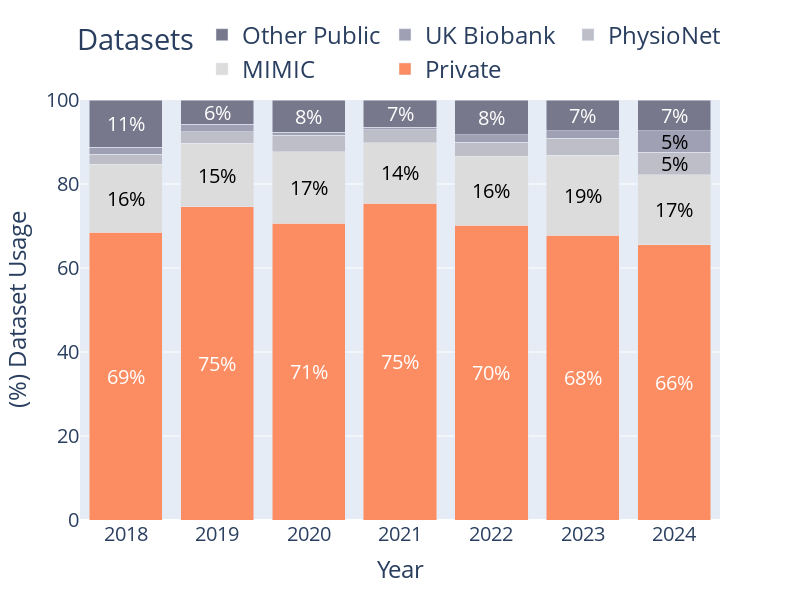

Notebook code cell kept with this figure:
### Code cell
import pandas as pd
import plotly.graph_objects as go
import plotly.express as px

# Updated dataset terms list
dataset_terms = [
    ["MIMIC", "Medical Information Mart for Intensive Care"],
    ["eICU", "eICU Collaborative Research Database"],
    ["UK Biobank"],
    ["Chest X-Ray14", "NIH Chest X-ray"],
    ["ADNI", "Alzheimer's Disease Neuroimaging Initiative"],
    ["PhysioNet"],
    ["OASIS", "Open Access Series of Imaging Studies"],
    ["TCGA", "The Cancer Genome Atlas Program"],
    ["GDC", "Genomic Data Commons"],
    ["SEER", "Surveilance Epidemiology and End Results"],
    ["TUH EEG Corpus", "TUEG"],
    ["TUH Abnormal EEG Corpus", "TUAB"],
    ["TUH EEG Artifact Corpus", "TUAR"],
    ["TUH EEG Epilepsy Corpus", "TUEP"],
    ["TUH EEG Events Corpus", "TUEV"],
    ["TUH EEG Seizure Corpus", "TUSV"],
    ["TUH EEG Slowing Corpus", "TUSL"],
    ["Papers with Code"]  # New dataset
]

def get_dataset_column(term):
    return f"{term[0].lower().replace(' ', '_')}_count"

dataset_columns = [get_dataset_column(term) for term in dataset_terms]

def get_proper_dataset_name(dataset):
    name_map = {
        'mimic_count': 'MIMIC',
        'eicu_count': 'eICU',
        'uk_biobank_count': 'UK Biobank',
        'chest_x-ray14_count': 'Chest X-Ray14',
        'adni_count': 'ADNI',
        'physionet_count': 'PhysioNet',
        'oasis_count': 'OASIS',
        'tcga_count': 'TCGA',
        'gdc_count': 'GDC',
        'seer_count': 'SEER',
        'tuh_eeg_corpus_count': 'TUH EEG Corpus',
        'tuh_abnormal_eeg_corpus_count': 'TUH Abnormal EEG Corpus',
        'tuh_eeg_artifact_corpus_count': 'TUH EEG Artifact Corpus',
        'tuh_eeg_epilepsy_corpus_count': 'TUH EEG Epilepsy Corpus',
        'tuh_eeg_events_corpus_count': 'TUH EEG Events Corpus',
        'tuh_eeg_seizure_corpus_count': 'TUH EEG Seizure Corpus',
        'tuh_eeg_slowing_corpus_count': 'TUH EEG Slowing Corpus',
        'paper_with_code_data_count': 'Papers with Code'
    }
    return name_map.get(dataset, dataset.replace('_count', '').capitalize())

def aggregate_papers_and_datasets(df):
    aggregated_data = {}
    
    # Ensure 'year' column is integer type
    df['year'] = df['year'].astype(int)
    
    for year, group in df.groupby('year'):
        if year not in aggregated_data:
            aggregated_data[year] = {'total_dataset_count': 0, 'datasets': {}, 'no_dataset_count': 0}
        
        for _, row in group.iterrows():
            dataset_count = 0
            for column in dataset_columns:
                if column in row.index and row[column] > 0:
                    aggregated_data[year]['datasets'][column] = aggregated_data[year]['datasets'].get(column, 0) + 1
                    dataset_count += 1
            
            if dataset_count == 0:
                aggregated_data[year]['no_dataset_count'] += 1
            aggregated_data[year]['total_dataset_count'] += max(1, dataset_count)

    return aggregated_data
import plotly.graph_objects as go
import plotly.express as px
import numpy as np

def plot_dataset_usage(aggregated_data, width=1000, height=600, save_path=None,
                       legend_font_size=12, axis_title_font_size=14, 
                       axis_tick_font_size=12, bar_text_size=10, save_scale=1):
    years = sorted(aggregated_data.keys())
    
    # Calculate percentages and find top datasets
    data = {'years': years, 'datasets': {}, 'no_dataset_percentage': []}
    dataset_totals = {}
    
    for year in years:
        total_count = aggregated_data[year]['total_dataset_count']
        no_dataset_percentage = (aggregated_data[year]['no_dataset_count'] / total_count * 100) if total_count > 0 else 0
        data['no_dataset_percentage'].append(no_dataset_percentage)
        
        # Calculate percentages for each dataset
        for dataset, count in aggregated_data[year]['datasets'].items():
            dataset_percentage = (count / total_count * 100) if total_count > 0 else 0
            if dataset not in data['datasets']:
                data['datasets'][dataset] = []
            data['datasets'][dataset].append(dataset_percentage)
            
            if dataset not in dataset_totals:
                dataset_totals[dataset] = 0
            dataset_totals[dataset] += dataset_percentage

    # Find top 3 datasets
    top_datasets = sorted(dataset_totals.items(), key=lambda x: x[1], reverse=True)[:3]

    # Create custom color scheme inspired by RdGy
    set2_orange = px.colors.qualitative.Set2[1]  # Orange color for "Private"
    
    # Create a light gray to darker bluish-gray gradient
    n_colors = 4  # Number of colors needed (Private + 3 public datasets)
    light_gray_to_bluish_gray = [
        f'rgb({int(220 - i * 30)},{int(220 - i * 30)},{int(220 - i * 20)})'
        for i in range(n_colors - 1)
    ]
    
    # Combine Set2 orange with light-gray-to-bluish-gray gradient
    color_scale = [set2_orange] + light_gray_to_bluish_gray

    # Create the stacked bar plot
    fig = go.Figure()

    # Add no dataset usage (Private)
    fig.add_trace(go.Bar(
        x=data['years'],
        y=data['no_dataset_percentage'],
        name="Private",
        marker_color=color_scale[0]
    ))

    # Add top 3 public datasets
    bottom = data['no_dataset_percentage'].copy()
    for i, (dataset, _) in enumerate(top_datasets):
        y_values = data['datasets'][dataset]
        fig.add_trace(go.Bar(
            x=data['years'],
            y=y_values,
            name=get_proper_dataset_name(dataset),
            marker_color=color_scale[i+1],
            base=bottom
        ))
        
        # Add percentage labels
        for j, y in enumerate(y_values):
            if y > 5:  # Only show label if percentage is greater than 5%
                fig.add_annotation(
                    x=data['years'][j],
                    y=bottom[j] + y/2,
                    text=f"{int(round(y))}%",  # Rounded to whole number
                    showarrow=False,
                    font=dict(color="black", size=bar_text_size)
                )
        
        bottom = [sum(x) for x in zip(bottom, y_values)]

    # Add "Other Public" category
    other_percentages = []
    for i in range(len(years)):
        total = 100 - data['no_dataset_percentage'][i]
        top_3_sum = sum(data['datasets'][dataset][i] for dataset, _ in top_datasets)
        other_percentages.append(max(0, total - top_3_sum))

    fig.add_trace(go.Bar(
        x=data['years'],
        y=other_percentages,
        name="Other Public",
        marker_color='rgb(120,120,140)',  # Darker bluish-gray for "Other Public"
        base=bottom
    ))

    fig.update_layout(
        barmode='stack',
        width=width,
        height=height,
        xaxis_title='Year',
        yaxis_title='(%) Dataset Usage',
        legend_title='Datasets',
        legend=dict(
            orientation="h",
            yanchor="bottom",
            y=1.02,
            xanchor="center",
            x=0.5,
            font=dict(size=legend_font_size)
        ),
        font=dict(size=axis_tick_font_size),
        xaxis=dict(
            title=dict(font=dict(size=axis_title_font_size)),
            tickmode='linear',
            dtick=1
        ),
        yaxis=dict(
            title=dict(font=dict(size=axis_title_font_size)),
            tickformat='d',  # Use 'd' for whole numbers
            range=[0, 100]
        )
    )

    # Add percentage labels for Private and Other Public
    for i, y in enumerate(data['no_dataset_percentage']):
        if y > 2:  # Only show label if percentage is greater than 2%
            fig.add_annotation(
                x=data['years'][i],
                y=y/2,
                text=f"{int(round(y))}%",  # Rounded to whole number
                showarrow=False,
                font=dict(color="white", size=bar_text_size)
            )
    
    for i, y in enumerate(other_percentages):
        if y > 5:  # Only show label if percentage is greater than 5%
            fig.add_annotation(
                x=data['years'][i],
                y=bottom[i] + y/2,
                text=f"{int(round(y))}%",  # Rounded to whole number
                showarrow=False,
                font=dict(color="white", size=bar_text_size)
            )

    fig.show()

    if save_path:
        fig.write_image(save_path, scale=save_scale)

# Usage example remains the same
# aggregated_data = aggregate_papers_and_datasets(main_df)
# plot_dataset_usage(
#     aggregated_data, 
#     width=800, 
#     height=600, 
#     save_path="figures/public_dataset/dataset_usage_percentages.png",
#     legend_font_size=24,
#     axis_title_font_size=24,
#     axis_tick_font_size=20,
#     bar_text_size=20,
#     save_scale=2
# )

# Usage example remains the same
# aggregated_data = aggregate_papers_and_datasets(main_df)
# plot_dataset_usage(
#     aggregated_data, 
#     width=800, 
#     height=600, 
#     save_path="figures/public_dataset/dataset_usage_percentages.png",
#     legend_font_size=24,
#     axis_title_font_size=24,
#     axis_tick_font_size=20,
#     bar_text_size=20,
#     save_scale=2
# )


# Usage example remains the same
aggregated_data = aggregate_papers_and_datasets(main_df)
plot_dataset_usage(
    aggregated_data, 
    width=800, 
    height=600, 
    save_path="figures/public_dataset/dataset_usage_percentages.png",
    legend_font_size=24,
    axis_title_font_size=24,
    axis_tick_font_size=20,
    bar_text_size=20,
    save_scale=2
)

### Figure 1 — Plotly figure (JSON) as saved in the notebook; plotly's stock layout.template omitted (floating-point values rounded to 4 significant figures)
{"data": [{"marker": {"color": "rgb(252,141,98)"}, "name": "Private", "type": "bar", "x": [2018, 2019, 2020, 2021, 2022, 2023, 2024], "y": [68.55, 74.55, 70.69, 75.43, 70.21, 67.84, 65.5]}, {"base": [68.55, 74.55, 70.69, 75.43, 70.21, 67.84, 65.5], "marker": {"color": "rgb(220,220,220)"}, "name": "MIMIC", "type": "bar", "x": [2018, 2019, 2020, 2021, 2022, 2023, 2024], "y": [16.13, 15.18, 17.0, 14.4, 16.44, 19.05, 16.67]}, {"base": [84.68, 89.73, 87.68, 89.83, 86.64, 86.89, 82.17], "marker": {"color": "rgb(190,190,200)"}, "name": "PhysioNet", "type": "bar", "x": [2018, 2019, 2020, 2021, 2022, 2023, 2024], "y": [2.419, 2.679, 3.941, 3.071, 3.253, 3.963, 5.426]}, {"base": [87.1, 92.41, 91.63, 92.9, 89.9, 90.85, 87.6], "marker": {"color": "rgb(160,160,180)"}, "name": "UK Biobank", "type": "bar", "x": [2018, 2019, 2020, 2021, 2022, 2023, 2024], "y": [1.613, 1.786, 0.7389, 0.5758, 1.884, 1.829, 5.039]}, {"base": [88.71, 94.2, 92.36, 93.47, 91.78, 92.68, 92.64], "marker": {"color": "rgb(120,120,140)"}, "name": "Other Public", "type": "bar", "x": [2018, 2019, 2020, 2021, 2022, 2023, 2024], "y": [11.29, 5.804, 7.635, 6.526, 8.219, 7.317, 7.364]}], "layout": {"annotations": [{"font": {"color": "black", "size": 20}, "showarrow": false, "text": "16%", "x": 2018, "y": 76.61}, {"font": {"color": "black", "size": 20}, "showarrow": false, "text": "15%", "x": 2019, "y": 82.14}, {"font": {"color": "black", "size": 20}, "showarrow": false, "text": "17%", "x": 2020, "y": 79.19}, {"font": {"color": "black", "size": 20}, "showarrow": false, "text": "14%", "x": 2021, "y": 82.63}, {"font": {"color": "black", "size": 20}, "showarrow": false, "text": "16%", "x": 2022, "y": 78.42}, {"font": {"color": "black", "size": 20}, "showarrow": false, "text": "19%", "x": 2023, "y": 77.36}, {"font": {"color": "black", "size": 20}, "showarrow": false, "text": "17%", "x": 2024, "y": 73.84}, {"font": {"color": "black", "size": 20}, "showarrow": false, "text": "5%", "x": 2024, "y": 84.88}, {"font": {"color": "black", "size": 20}, "showarrow": false, "text": "5%", "x": 2024, "y": 90.12}, {"font": {"color": "white", "size": 20}, "showarrow": false, "text": "69%", "x": 2018, "y": 34.27}, {"font": {"color": "white", "size": 20}, "showarrow": false, "text": "75%", "x": 2019, "y": 37.28}, {"font": {"color": "white", "size": 20}, "showarrow": false, "text": "71%", "x": 2020, "y": 35.34}, {"font": {"color": "white", "size": 20}, "showarrow": false, "text": "75%", "x": 2021, "y": 37.72}, {"font": {"color": "white", "size": 20}, "showarrow": false, "text": "70%", "x": 2022, "y": 35.1}, {"font": {"color": "white", "size": 20}, "showarrow": false, "text": "68%", "x": 2023, "y": 33.92}, {"font": {"color": "white", "size": 20}, "showarrow": false, "text": "66%", "x": 2024, "y": 32.75}, {"font": {"color": "white", "size": 20}, "showarrow": false, "text": "11%", "x": 2018, "y": 94.35}, {"font": {"color": "white", "size": 20}, "showarrow": false, "text": "6%", "x": 2019, "y": 97.1}, {"font": {"color": "white", "size": 20}, "showarrow": false, "text": "8%", "x": 2020, "y": 96.18}, {"font": {"color": "white", "size": 20}, "showarrow": false, "text": "7%", "x": 2021, "y": 96.74}, {"font": {"color": "white", "size": 20}, "showarrow": false, "text": "8%", "x": 2022, "y": 95.89}, {"font": {"color": "white", "size": 20}, "showarrow": false, "text": "7%", "x": 2023, "y": 96.34}, {"font": {"color": "white", "size": 20}, "showarrow": false, "text": "7%", "x": 2024, "y": 96.32}], "barmode": "stack", "font": {"size": 20}, "height": 600, "legend": {"font": {"size": 24}, "orientation": "h", "title": {"text": "Datasets"}, "x": 0.5, "xanchor": "center", "y": 1.02, "yanchor": "bottom"}, "width": 800, "xaxis": {"dtick": 1, "tickmode": "linear", "title": {"font": {"size": 24}, "text": "Year"}}, "yaxis": {"range": [0, 100], "tickformat": "d", "title": {"font": {"size": 24}, "text": "(%) Dataset Usage"}}}}
